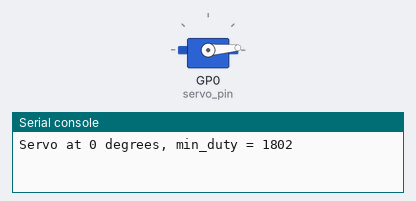
The program below on a simulated Raspberry Pi Pico running MicroPython. Parts: servo, the last lines printed to the serial console. Servo angles are drawn from the pulse width (0.5 ms = 0°, 2.5 ms = 180°).

Above: at 0.05 s.
At 6.0 s:
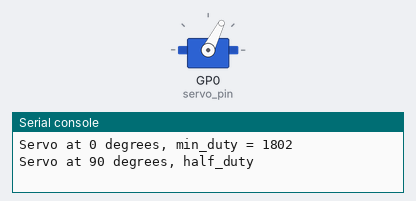
Timing chart, 0 to 7.8 s (numbered marks = the images above):
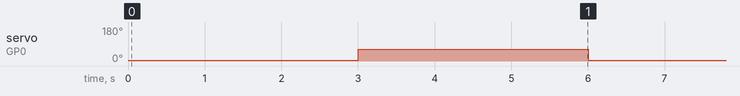

Measured:
- by itself, servo on GP0 (servo_pin): alternates 63° for 3.0 s and 4° for 3.0 s

The program:

servo_motor.py
```python
from machine import Pin, PWM
from time import sleep

# Set up PWM Pin for servo control
servo_pin = machine.Pin(0)
servo = PWM(servo_pin)

# Set Duty Cycle for Different Angles
max_duty = 7864 #Maximum Pulse Width (180º) corresponds to 7864
min_duty = 1802 #Minimum Pulse Width (0º) corresponds to 1802
half_duty = int(max_duty/2)

#Set PWM frequency
frequency = 50
servo.freq (frequency)

try:
    while True:
        #Servo at 0 degrees
        servo.duty_u16(min_duty)
        print("Servo at 0 degrees, min_duty = 1802")
        sleep(3)

        #Servo at 90 degrees
        servo.duty_u16(half_duty)
        print("Servo at 90 degrees, half_duty")
        sleep(3)

        #Servo at 180 degrees
        #servo.duty_u16(max_duty)
        #print("Servo at 180 degrees, max_duty = 7864")
        # sleep(3)

except KeyboardInterrupt:
    print("Keyboard interrupt")
    # Turn off PWM
    servo.deinit()
```
